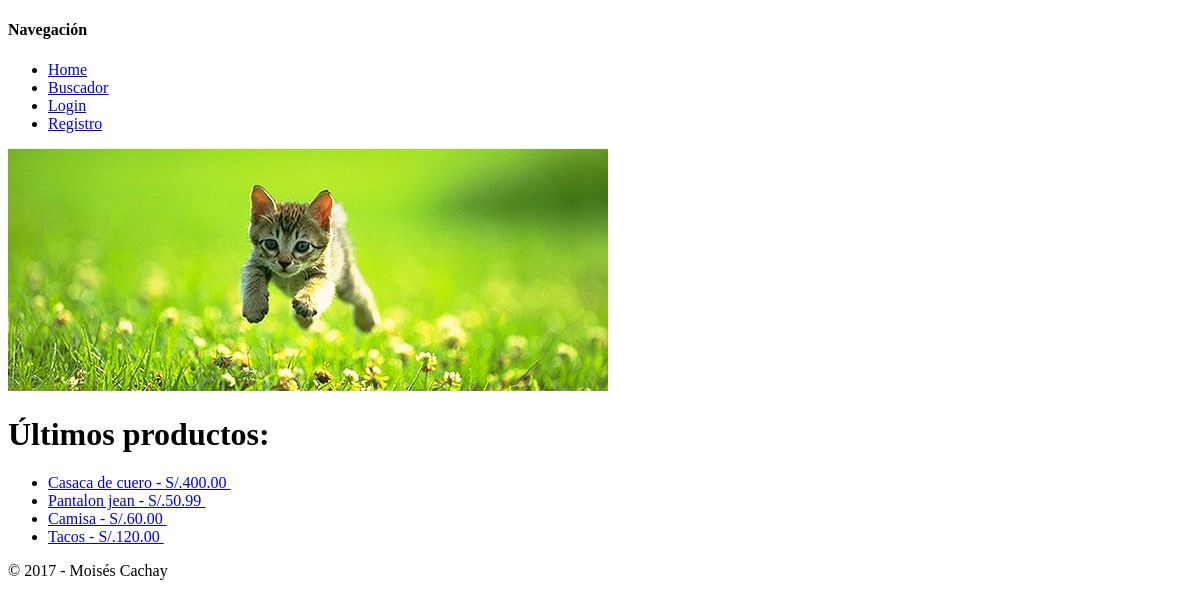
/, run on an earlier commit of the app's database.
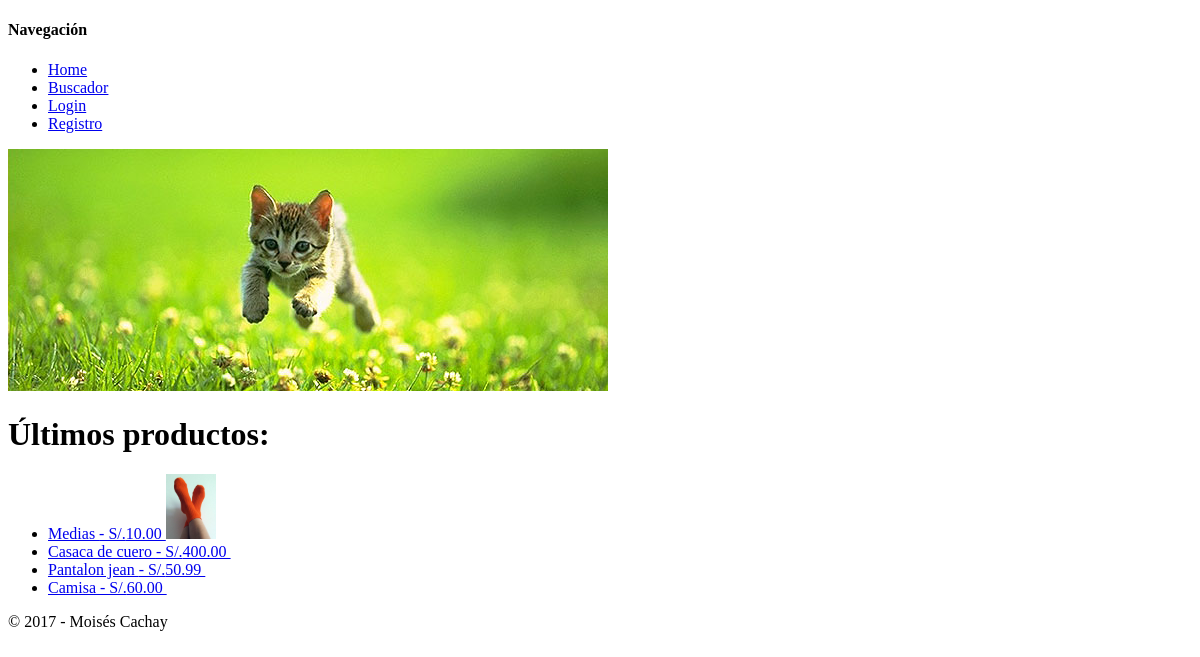
And on a later commit of the database.
### productos/models.py (models this page shows, shortened)
class Producto(models.Model):
    nombre = models.CharField(
        max_length=100,
        blank=False,
        null=False
    )
    descripcion = models.TextField(
        blank=True,
        null=True
    )
    precio = models.DecimalField(
        max_digits=7,
        decimal_places=2,
        default=0.0,
        blank=False,
        null=False
    )
    fecha_creacion = models.DateTimeField(
        auto_now_add=True
    )
    fecha_modificacion = models.DateTimeField(
        auto_now=True
    )
    categorias = models.ManyToManyField(Categoria)
    talla = models.PositiveIntegerField(
        choices=(
            (1, 'XS'),
            (2, 'S'),
            (3, 'M'),
            (4, 'L'),
            (5, 'XL'),
        ),
        blank=True,
        null=True
    )
    stock = models.PositiveIntegerField(
        default=0,
        blank=False,
        null=False
    )

class ImagenProducto(models.Model):
    producto = models.ForeignKey(Producto)
    imagen = models.ImageField(
        upload_to='productos',
        blank=False,
        null=False
    )
    class Meta:
        verbose_name = 'Imagen de producto'
        verbose_name_plural = 'Imágenes de producto'

### website/views.py (the view)
# urls.py: url(r'^$', HomeView.as_view(), name='home'),
class HomeView(TemplateView):
    template_name = 'index.html'
    def get_context_data(self, **kwargs):
        contexto = super(HomeView, self).get_context_data(**kwargs)
        contexto['productos'] = Producto.objects.all().order_by('-fecha_creacion')[:4]
        return contexto

### templates/index.html
{% extends 'base.html' %}
{% load static %}
{% block contenido %}
<img src="{% static 'gatito.jpg' %}">
<h1>Últimos productos:</h1>
<ul>
    {% for producto in productos %}
        <li><a href="{% url 'detalle' producto.id %}">{{ producto.nombre }} - S/.{{ producto.precio }} <img src="{{ producto.imagenproducto_set.all.first.imagen.url }}" width="50"></a></li>
    {% endfor %}
</ul>
{% endblock %}

### templates/base.html (shortened to what this page needs)
<!doctype html>
<html lang="en">
<head>
</head>
<body>
    <h4>Navegación</h4>
    <ul>
        <li><a href="{% url 'home' %}">Home</a></li>
        <li><a href="{% url 'buscar' %}">Buscador</a></li>
        {% if request.user.is_authenticated %}
            <li><a href="{% url 'perfil' %}">Perfil</a></li>
            <li><a href="{% url 'carrito' %}">Carrito ({{ request.session.carrito.keys|length }})</a></li>
            <li><a href="{% url 'logout' %}">Logout ({{ request.user.username }})</a></li>
        {% else %}
            <li><a href="{% url 'login' %}">Login</a></li>
            <li><a href="{% url 'registro' %}">Registro</a></li>
        {% endif %}
    </ul>
    {% block contenido %}{% endblock %}
    <p>&copy; 2017 - Moisés Cachay</p>
</body>
</html>

What changed in the data, as far as the page shows it:
no longer on this page (row unchanged): Producto: nombre "Tacos", precio "120.00"
added Producto: nombre "Medias", precio "10.00", imagenproducto_set.all.first.imagen (picture)
